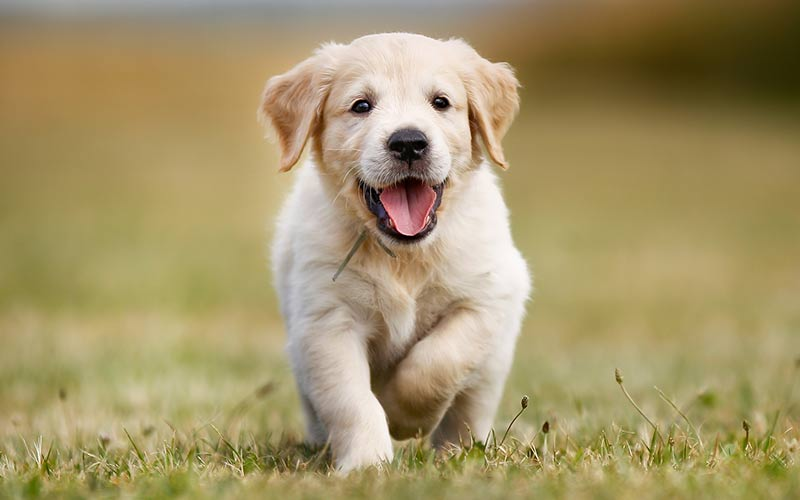
#> input picture data/images/golden1.jpg, 800 x 500 px
$ jupyter execute --allow-errors metrics_comparison.ipynb   (shell and % lines are left out)   (older library calls are emulated)
#> lines starting #> are read from the running program, lines starting #| are printed output that depends on the picture; long printed decimals are rounded
### dominant_cluster.py
from sklearn.cluster import KMeans
import matplotlib.pyplot as plt
import numpy as np
import cv2

def get_dom_colors(image_path,clusters=10,plot=False):
	image = cv2.imread(image_path)
	image = cv2.cvtColor(image, cv2.COLOR_BGR2RGB)
	# flatten from 3d to 2d
	image = image.reshape((image.shape[0] * image.shape[1], 3))
	# cluster the pixel intensities
	clt = KMeans(n_clusters = clusters)
	clt.fit(image)

	dcolors = [c.astype("uint8").tolist() for c in clt.cluster_centers_]

	if plot:
		hist = centroid_histogram(clt)
		bar = plot_colors(hist, clt.cluster_centers_)
		plt.figure()
		plt.axis("off")
		plt.imshow(bar)
		plt.show()

	return dcolors


# [21 lines left out: functions plot_colors, centroid_histogram, not called in this run]

# [5 lines of commented-out code are left out]

### kmeans_gpu.py
#! /usr/bin/env python3
import numpy as np
import time
import faiss
import sys

import imageio
from skimage import transform
from collections import Counter
import cv2

# [6 lines of commented-out code are left out]

def load_image(img_path, resize=True):
    tmp_img = imageio.imread(img_path)
    if resize:
        return transform.resize(image=tmp_img,output_shape=(200,200),anti_aliasing=True, mode='constant')
    return tmp_img

# x = x.reshape(x.shape[0], -1).astype('float32')

def train_kmeans(x, k):
    "Runs kmeans on one or several GPUs"
    d = x.shape[1]
    clus = faiss.Clustering(d, k)
    clus.verbose = False
    clus.niter = 20

    clus.max_points_per_centroid = 10000000

    res = faiss.StandardGpuResources()

    cfg = faiss.GpuIndexFlatConfig()
    cfg.useFloat16 = False
    cfg.device = 0

    index = faiss.GpuIndexFlatL2(res, d, cfg)

    # perform the training
    clus.train(x, index)
    centroids = faiss.vector_float_to_array(clus.centroids)

    obj = faiss.vector_float_to_array(clus.obj)
    # print("final objective: %.4g" % obj[-1])

    return centroids.reshape(k, d)

def run(image_path,clusters=10,c_size=True):
    img_x = load_image(image_path)
    img_x = img_x.reshape((img_x.shape[0] * img_x.shape[1], 3)).astype('float32')
    centroids_ = train_kmeans(img_x, clusters)
    if c_size:
        labels = compute_cluster_assignment(centroids_,img_x)
        # hist = hist.astype("float")
        # (hist, _) = np.histogram(labels, bins=clusters)
        # hist /= hist.sum()
        centroids_ = (centroids_*255).astype("uint8")
        counts = Counter(labels).most_common()
        total = sum(n for _, n in counts)
        centroids_sizes = [(val/total, centroids_[k]) for k,val in counts]
        bar_img = bar_colors(centroids_sizes)
        return centroids_, bar_img
    else:
        return (centroids_*255).astype("uint8")

# [24 lines left out: functions bar_colors, compute_cluster_assignment, not called in this run]

### metrics_comparison.ipynb
# Lets start off by performing similarity search for images

[cell 1]
import numpy as np
import imageio
from skimage import transform
import matplotlib.pyplot as plt
from math import sqrt

[cell 2]
# Looking at 3 different golden retriever pups (Google images found these to be similar)
def load_image(img_path, resize=True):
#> called with img_path = 'data/images/golden1.jpg', resize = True
    tmp_img = imageio.imread(img_path)
#> tmp_img is the input picture: shape (500, 800, 3); mean R, G, B 164.1, 148.5, 104.4
    if resize:
        return transform.resize(image=tmp_img,output_shape=(200,200))
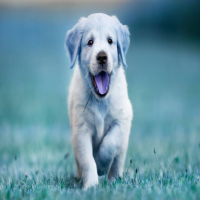
#> returned value: shape (200, 200, 3) float64; mean of channels 0, 1, 2 0.644, 0.582, 0.409; drawn as B, G, R
    return tmp_img

[cell 3]
img1 = load_image("data/images/golden1.jpg")
img2 = load_image("data/images/golden2.jpg")
#> call 2 of load_image, with img_path = 'data/images/golden2.jpg', resize = True
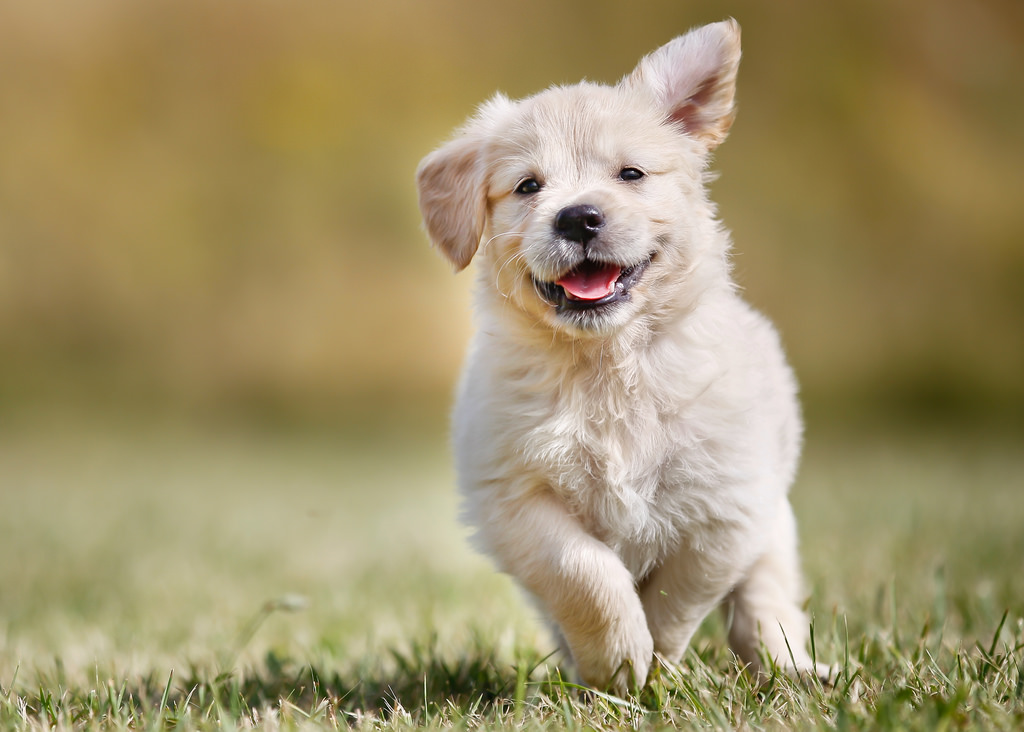
#> input picture data/images/golden2.jpg, 1024 x 732 px
#> in load_image, tmp_img is the input picture: shape (732, 1024, 3); mean R, G, B 159.9, 145.5, 104.9
#> in load_image (call 2), `return transform.resize(image=tmp_img,output_shape=(200,200))`:
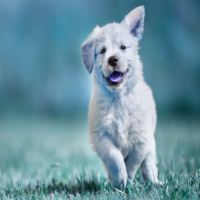
#> returned value: shape (200, 200, 3) float64; mean of channels 0, 1, 2 0.627, 0.57, 0.411; drawn as B, G, R
img3 = load_image("data/images/golden3.jpg")
#> call 3 of load_image, with img_path = 'data/images/golden3.jpg', resize = True
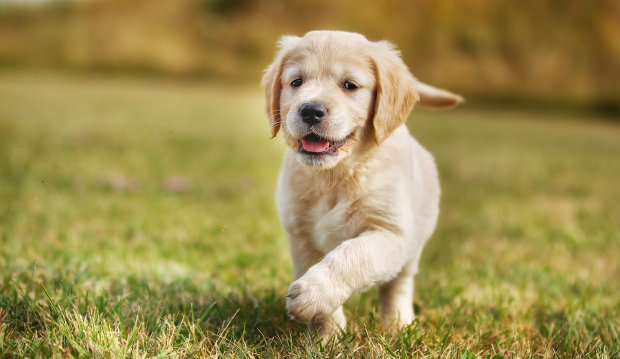
#> input picture data/images/golden3.jpg, 620 x 359 px
#> in load_image, tmp_img is the input picture: shape (359, 620, 3); mean R, G, B 157.4, 141.1, 79.7
#> in load_image (call 3), `return transform.resize(image=tmp_img,output_shape=(200,200))`:
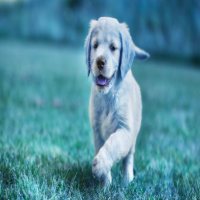
#> returned value: shape (200, 200, 3) float64; mean of channels 0, 1, 2 0.617, 0.553, 0.313; drawn as B, G, R

[cell 4]
plt.imshow(img1)

[cell 5]
plt.imshow(img2)

[cell 6]
plt.imshow(img3)

[cell 7]
def mse_image(image1,image2):
    return sqrt(np.mean((image1-image2)**2))

[cell 8]
print(mse_image(img1,img2))
#| 0.1904
print(mse_image(img2,img3))
#| 0.1888
print(mse_image(img3,img1))
#| 0.1817

[cell 9]
from skimage.measure import compare_ssim as ssim

[cell 10]
print(ssim(img1,img2,multichannel=True))
#| 0.5625
print(ssim(img2,img3,multichannel=True))
#| 0.53
print(ssim(img3,img1,multichannel=True))
#| 0.5205

We know that `SSIM` (Structural Similarity) is robust to noise and contrast changes unlike `MSE` (Mean Square Error)

[cell 11]
# MSE is faster than SSIM
mse_image(img1,img2)
ssim(img1,img2,multichannel=True)
#> Out = 0.562

For the $200\times200$ image, the MSE took 130 $\mu$s while SSIM took 6.68 ms i.e. MSE was $50\times$ faster.

# Dominant color

[cell 12]
import dominant_cluster
dcolors = dominant_cluster.get_dom_colors("data/images/golden1.jpg",clusters=10)

[cell 13]
import kmeans_gpu
#> (the rest of this cell did not finish here and is left out)


#> (a cell that did not finish here is left out)
